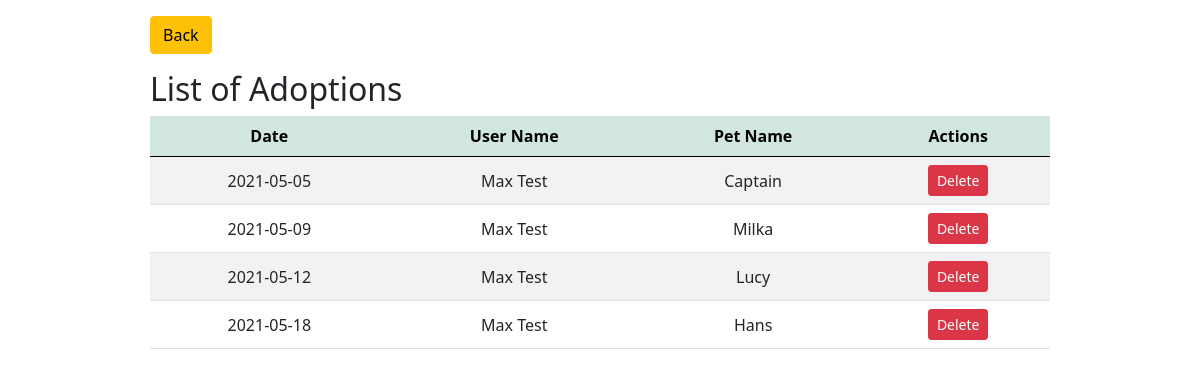
Page /adoption.php (signed in) on the committed database.
### tables this page shows
CREATE TABLE `adoption` (
  `id` int(11) NOT NULL,
  `date` date NOT NULL,
  `fk_user_id` int(11) DEFAULT NULL,
  `fk_pet_id` int(11) DEFAULT NULL
);

CREATE TABLE `user` (
  `id` int(11) NOT NULL,
  `first_name` varchar(255) NOT NULL,
  `last_name` varchar(255) NOT NULL,
  `password` varchar(255) NOT NULL,
  `date_of_birth` date NOT NULL,
  `email` varchar(255) NOT NULL,
  `picture` varchar(255) DEFAULT NULL,
  `status` varchar(5) NOT NULL DEFAULT 'user'
);

CREATE TABLE `animals` (
  `id` int(11) NOT NULL,
  `name` varchar(255) NOT NULL,
  `picture` varchar(255) DEFAULT NULL,
  `size` varchar(255) NOT NULL,
  `species` varchar(255) NOT NULL,
  `breed` varchar(255) NOT NULL,
  `age` int(11) NOT NULL,
  `description` varchar(255) NOT NULL,
  `hobbies` varchar(255) NOT NULL,
  `zip` int(11) NOT NULL,
  `city` varchar(255) NOT NULL,
  `address` varchar(255) NOT NULL,
  `status` varchar(255) NOT NULL DEFAULT '<font color=green>available</font>'
);

### adoption.php (the view, shortened to what this page needs)
<?php
require_once 'components/db_connect.php' ;
$sql = "SELECT adoption.id, date, first_name, last_name, name FROM adoption INNER JOIN user ON fk_user_id = user.id INNER JOIN animals ON fk_pet_id = animals.id ORDER BY date;";
$result = mysqli_query($connect ,$sql);
$tbody='';
if(mysqli_num_rows($result) > 0) {
    while($row = mysqli_fetch_array($result, MYSQLI_ASSOC)){
        $tbody .=
            "<tr>
                <td>$row[date]</td>
                <td>$row[first_name] $row[last_name]</td>
                <td>$row[name]</td>
                <td><a href='deleteAdop.php?id=$row[id]'><button class='btn btn-danger btn-sm' type='button'>Delete</button></a></td>
            </tr>";
   };
} else {
   $tbody =  "<tr><td colspan='5'><center>No Data Available </center></td></tr>";
}
?>
<!DOCTYPE html>
<html lang="en">
    <head>
        <?php require_once 'components/boot.php' ?>
    </head>
    <body>
        <div class="manageProduct w-75 mt-3">
            <div class='mb-3'>
                <a href= "dashBoard.php"><button class='btn btn-warning' type = "button">Back</button></a>
            </div>
            <p class='h2'>List of Adoptions</p>
            <table class='table table-striped'>
                <thead class='table-success'>
                    <tr>
                        <th>Date</th>
                        <th>User Name</th>
                        <th>Pet Name</th>
                        <th>Actions</th>
                    </tr>
                </thead>
                <tbody>
                    <?= $tbody;?>
                </tbody>
            </table>
        </div>
    </body>
</html>

### components/boot.php (shortened to what this page needs)
<link href="https://cdn.jsdelivr.net/npm/bootstrap@5.0.0-beta1/dist/css/bootstrap.min.css" rel="stylesheet">

### adoption.php (style rules this page uses)
.manageProduct { margin: auto; }
td { text-align: center; vertical-align: middle; }
tr { text-align: center; }

### rows in the picture
adoption: date "2021-05-05", fk_user.first_name "Max", fk_user.last_name "Test", fk_pet.name "Captain"
adoption: date "2021-05-09", fk_user.first_name "Max", fk_user.last_name "Test", fk_pet.name "Milka"
adoption: date "2021-05-12", fk_user.first_name "Max", fk_user.last_name "Test", fk_pet.name "Lucy"
adoption: date "2021-05-18", fk_user.first_name "Max", fk_user.last_name "Test", fk_pet.name "Hans"
